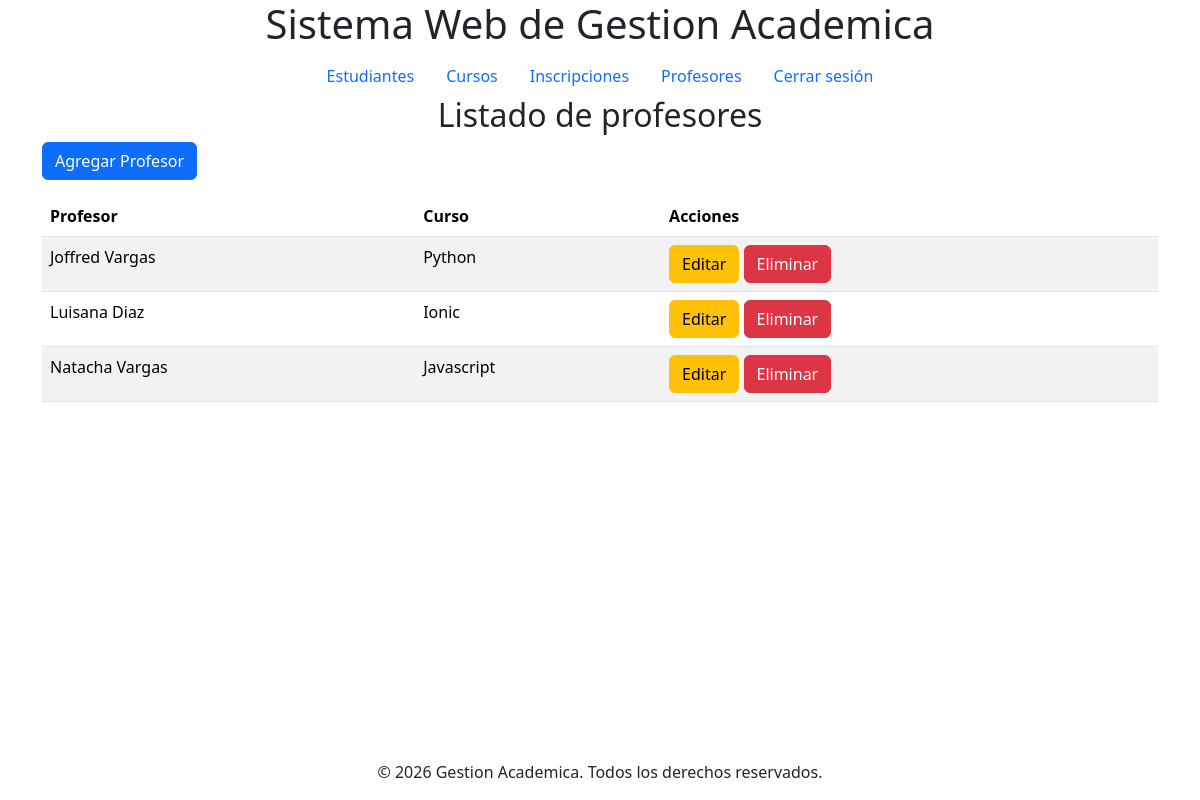
/teachers/ (signed in), run on the app's committed database.
### apps/teacher/models.py (models this page shows, shortened)
class Teacher(models.Model):
    first_name = models.CharField(max_length=50)
    last_name = models.CharField(max_length=50)
    course = models.ForeignKey('courses.Course', on_delete=models.CASCADE, related_name='teacher')

### apps/courses/models.py (models this page shows)
class Course(models.Model):
    name = models.CharField(max_length=100)
    description = models.TextField()
    start_date = models.DateField()
    def __str__(self):
        return self.name

### apps/teacher/views.py (the view)
# urls.py: path('', views.index, name='course_list'),
def index(request):
    teachers = Teacher.objects.all()
    return render(request, "teacher/teacher_list.html", {"teachers": teachers})

### templates/teacher/teacher_list.html (shortened to what this page needs)
{% extends "base.html" %}
{% block content %}
<h2 class="text-center">Listado de profesores</h2>
<div class="container">
    <a href="{% url 'create_teacher' %}" class="btn btn-primary mb-3">Agregar Profesor</a>
     <table class="table table-striped">
        <thead>
            <tr>
                <th scope="col">Profesor</th>
                <th scope="col">Curso</th>
                <th scope="col">Acciones</th>
            </tr>
        </thead>
        <tbody>
            {% for teacher in teachers %}
            <tr>
                <td>{{ teacher.first_name }} {{ teacher.last_name }}</td>
                <td>{{ teacher.course }}</td>
                <td>
                    <a href="{% url 'edit_teacher' teacher.id %}" class="btn btn-warning">Editar</a>
                    <a href="{% url 'delete_teacher' teacher.id %}" class="btn btn-danger" onclick="return confirm('¿Estás seguro de que deseas eliminar este profesor?');">Eliminar</a>
                </td>
            </tr>
            {% endfor %}
        </tbody>
    </table>
</div>
{% endblock %}

### data on the page
Teacher: first_name "Joffred", last_name "Vargas", course "Python"
Teacher: first_name "Luisana", last_name "Diaz", course "Ionic"
Teacher: first_name "Natacha", last_name "Vargas", course "Javascript"
